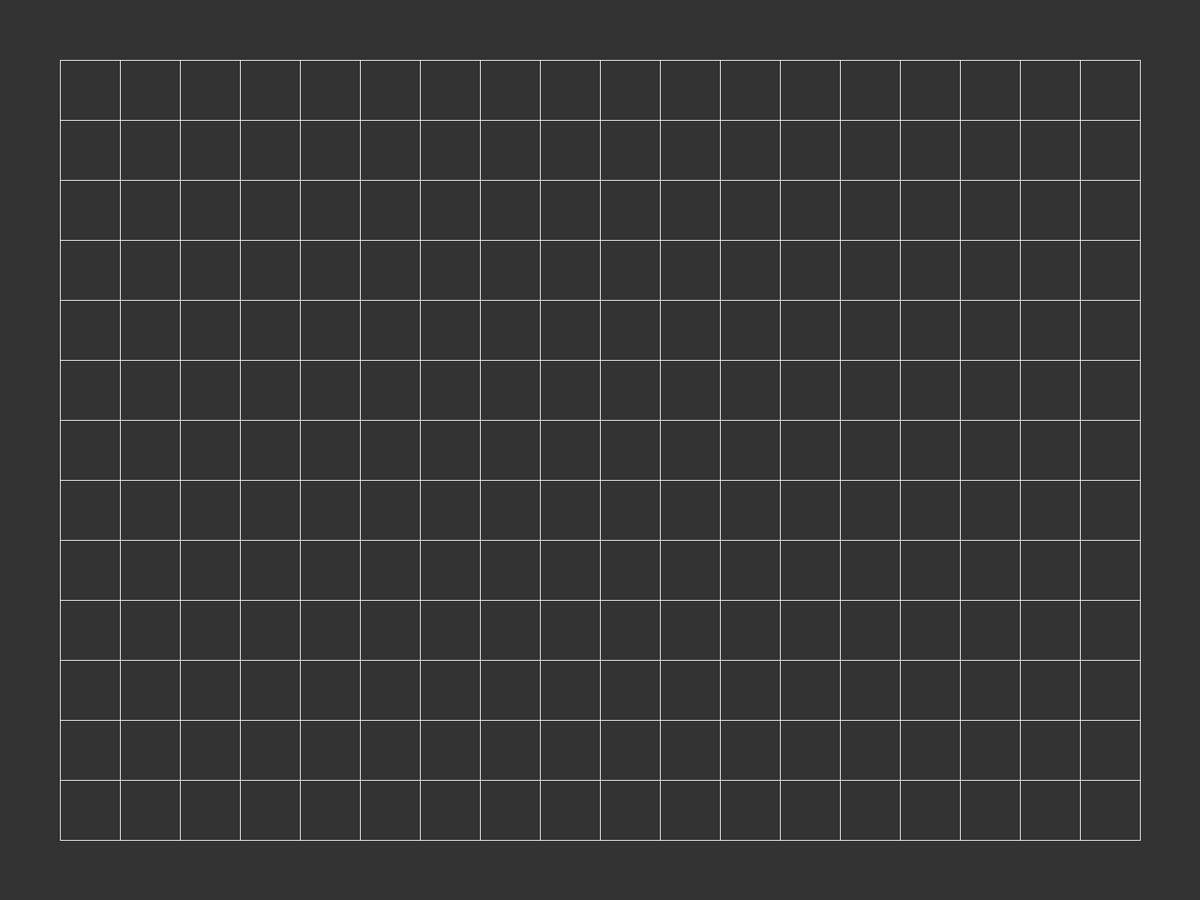
Frame 1 (no input)
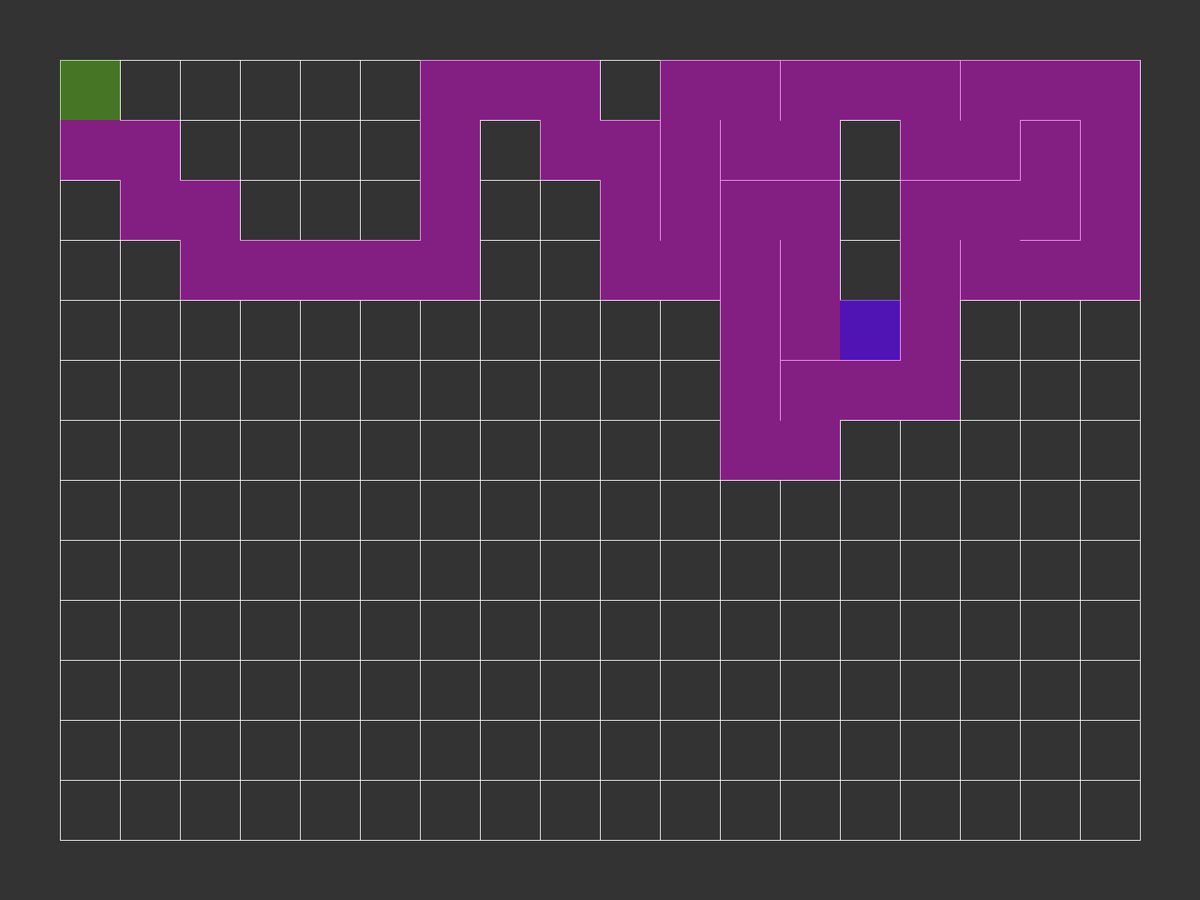
Frame 60 (the mouse pressed at the canvas centre just before this capture)
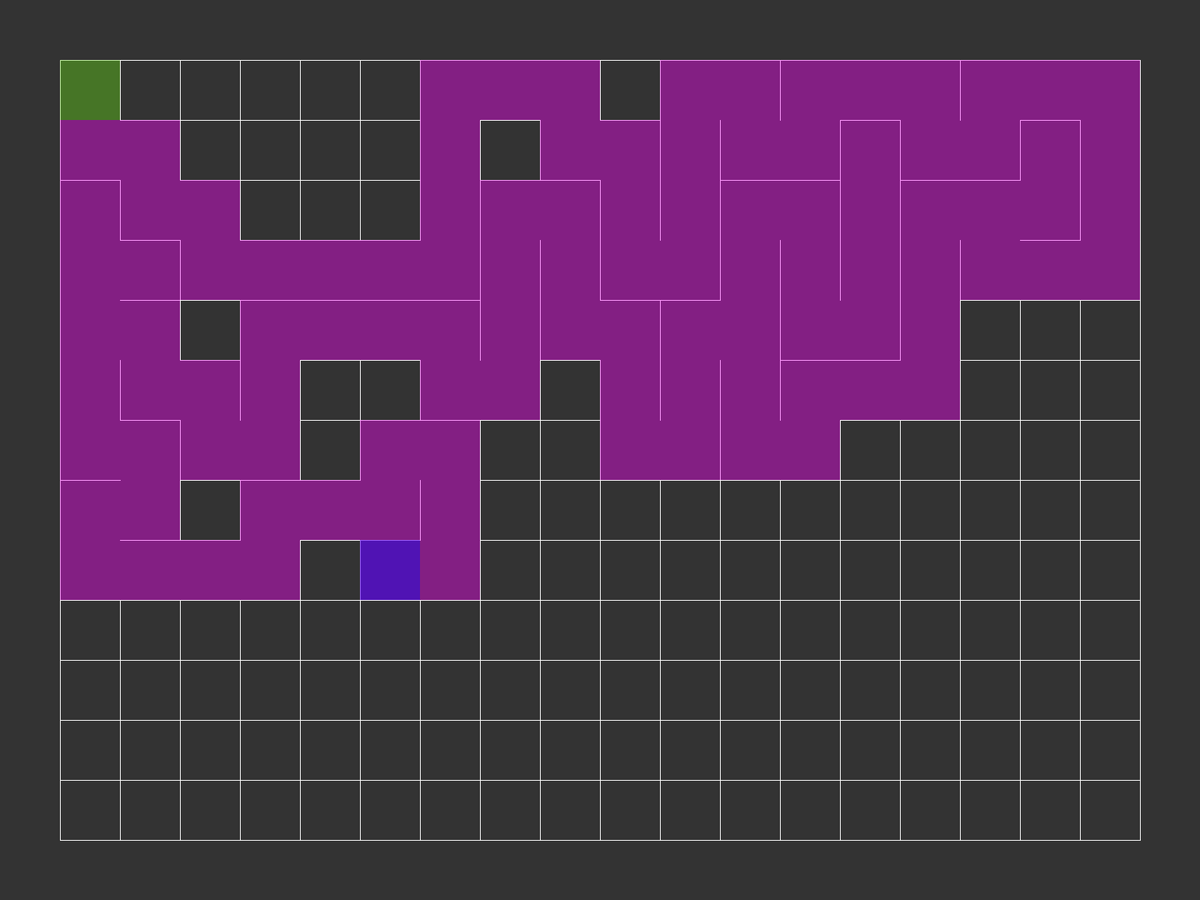
Frame 120 (the mouse held since frame 60 and released just before this capture)

The Processing sketch that drew these frames (run headless with seeded random() and noise(); from frame 60 on, the mouse is pressed at the canvas centre):

// Processing sketch: Maze
// ── Maze.pde
final static int SIZE = 80;
int cols, rows;
ArrayList<Cell> grid;
ArrayList<Cell> stack;
Boolean Generated = false;
Boolean solveStarted = false;
Cell start;
Cell current;

Solver solver;


void setup() {
  //size(1000, 500);
  fullScreen();
  
  cols = floor(width/SIZE) - 2;
  rows = floor(height/SIZE) - 2;
  grid = new ArrayList<Cell>();
  stack = new ArrayList<Cell>();

  for (int y = 0; y < rows; y++) {
    for (int x = 0; x < cols; x++) {
      Cell cell = new Cell(x, y);
      grid.add(cell);
    }
  }
  current = grid.get(0);
  start = current;
  current.start = true;
  
  int endi = index(cols-1,rows-1);
  grid.get(endi).end = true;
  
  solver = new Solver(start);
}

void draw() {
  background(51);
  translate(SIZE,SIZE);
  
  for (int i = 0; i < grid.size(); i++) {
    grid.get(i).show();
    
  }

  current.visited = true;
  if(!Generated){
    current.highlight();
    //STEP 1
    Cell next = current.checkNeighbors();
    
    if (next != null) {
      next.visited = true;
      
      //STEP 2
      stack.add(current);
      
      //STEP 3
      removeWalls(current,next);
      
      //STEP 4
      current = next;
    } else {
      if(stack.size() != 0){
        current = stack.remove(stack.size()-1);
      }
    }
    
    if(current == start){
      Generated = true;
    }
   
  } else {
    if(!solveStarted){
      //frameRate(1);
      solver.findDeadEnds();
      solveStarted = true;
    } else{
      solver.solve();
    }
  }
}

public int index(int i, int j){
    if(i<0 || j < 0 || i > cols-1 || j > rows-1){
      return -1;
    }
    return i + j * cols;
  }

void removeWalls(Cell a,Cell b){
  int x = a.i-b.i;
  if(x==1){
    a.walls[3] = false;
    b.walls[1] = false;
  } else if (x==-1){
    a.walls[1] = false;
    b.walls[3] = false;
  }
  
  int y = a.j-b.j;
  if(y==1){
    a.walls[0] = false;
    b.walls[2] = false;
  } else if (y==-1){
    a.walls[2] = false;
    b.walls[0] = false;
  }
}
// ── Cell.pde
class Cell {

  private int i, j;
  private int x, y;
  private boolean[] walls = {true,true,true,true}; // top, right, bottom, left
  private boolean visited = false;
  private boolean start = false;
  private boolean end = false;
  private boolean sol = false;
  private boolean dead = false;

  Cell(int i, int j) {
    this.i = i;
    this.j =j;
  }

  public void show() {
    x = i*SIZE;
    y = j*SIZE;
    stroke(255);
    if(walls[0]){line(x, y, x+SIZE, y);}
    if(walls[1]){line(x+SIZE, y, x+SIZE, y+SIZE);}
    if(walls[2]){line(x+SIZE, y+SIZE, x, y+SIZE);}
    if(walls[3]){line(x, y+SIZE, x, y);}
    
    //if(dead){
    //    fill(0,0,0,100);
    //    noStroke();
    //    rect(x,y,SIZE,SIZE);
    //}else 
    if(sol){
      fill(17,46,214,100);
      noStroke();
      rect(x,y,SIZE,SIZE);
    } else if(visited) {
      if(start){
        fill(99,220,18,100);
        noStroke();
        rect(x,y,SIZE,SIZE);
      } else if(end){
        fill(210,37,37,100);
        noStroke();
        rect(x,y,SIZE,SIZE);
      } else {
        fill(255,0,255,100);
        noStroke();
        rect(x,y,SIZE,SIZE);
      }
    }
    
  }
  
  public void highlight(){
    if(!start && !end){
      int x = i*SIZE;
      int y = j*SIZE;
      noStroke();
      fill(0, 0, 255, 100);
      rect(x, y,SIZE, SIZE);
    }
  }
  
  public Cell checkNeighbors(){
    ArrayList<Cell> neighbors = new ArrayList<Cell>();
    
    Cell top, right, bottom, left;
    
    if(index(i,j-1) != -1){
      top = grid.get(index(i,j-1));
      if(!top.visited){
        neighbors.add(top);
      }
    }
    
    if(index(i+1,j) != -1){
      right = grid.get(index(i+1,j));
      if(!right.visited){
        neighbors.add(right);
      }
    }
    
    if(index(i,j+1) != -1){
      bottom = grid.get(index(i,j+1));
      if(!bottom.visited){
        neighbors.add(bottom);
      }
    }
    
    if(index(i-1,j) != -1){
      left = grid.get(index(i-1,j));
      if(!left.visited){
        neighbors.add(left);
      }
    }
    
    if(neighbors.size() > 0) {
      int r = floor(random(0, neighbors.size()));
      
      return neighbors.get(r);
    } else {
      
      return null; 
    }
  }
}
// ── Solver.pde
class Solver{
  
  Cell current;
  
  boolean tracing = false;
  boolean filling = true;
  
  Cell mazeStart;
  
  boolean solved = false;
  
  private ArrayList<Cell> Sol = new ArrayList<Cell>();
  private ArrayList<Cell> Dead = new ArrayList<Cell>();
  
  Solver(Cell start){
    mazeStart = start;
    //mazeStart.sol = true;
  }
  
  public void solve(){
    int loop = 0;
    if(filling){
      loop = 0;
      for(int i = 0; i<Dead.size(); i++){
        current = Dead.get(i);
        if(!current.start && !current.end){ 
          ArrayList<Cell> neighbors = checkWalls(current);
          if(neighbors.size() == 1){
            Cell next = neighbors.get(0);
            current.dead = true;
            Dead.set(i,next);
            loop++;
          } else {
            Dead.remove(i);
          }
        }
      }
    }
    
    if(loop == 0){
      tracing = true;
      filling = false;
      current = mazeStart;
    }
    
    if(tracing){
      TracePath();
    }
    
  
  }

  
  public void findDeadEnds(){
    for (int i = 0; i < grid.size(); i++) {
      Cell cell = grid.get(i);
      if(!cell.start && !cell.end){ 
        int walls = 0;
        for(int j = 0; j<4; j++){
          if(cell.walls[j]){
            walls++;
          }
        }
        
        if(walls == 3){
          cell.dead = true;
          Dead.add(cell);
        }
      }
    }
  }
  
  public void TracePath(){
    for(int i = 0; i<grid.size(); i++){
      if(!grid.get(i).dead){
        grid.get(i).sol=true;
      }
    }
   }

  public ArrayList<Cell> checkWalls(Cell checking){
    ArrayList<Cell> neighbors = new ArrayList<Cell>();
    
    Cell top, right, bottom, left;
    
    if(!checking.walls[0]){
      top = grid.get(index(checking.i,checking.j-1));
      if(!top.dead && !top.sol){
        neighbors.add(top);
      }
    }
    
    if(!checking.walls[1]){
      right = grid.get(index(checking.i+1,checking.j));
      if(!right.dead && !right.sol){
        neighbors.add(right);
      }
    }
    
    if(!checking.walls[2]){
      bottom = grid.get(index(checking.i,checking.j+1));
      if(!bottom.dead && !bottom.sol){
        neighbors.add(bottom);
      }
    }
    
    if(!checking.walls[3]){
      left = grid.get(index(checking.i-1,checking.j));
      if(!left.dead && !left.sol){
        neighbors.add(left);
      }
    }
    
    return neighbors;
   
  }
}
